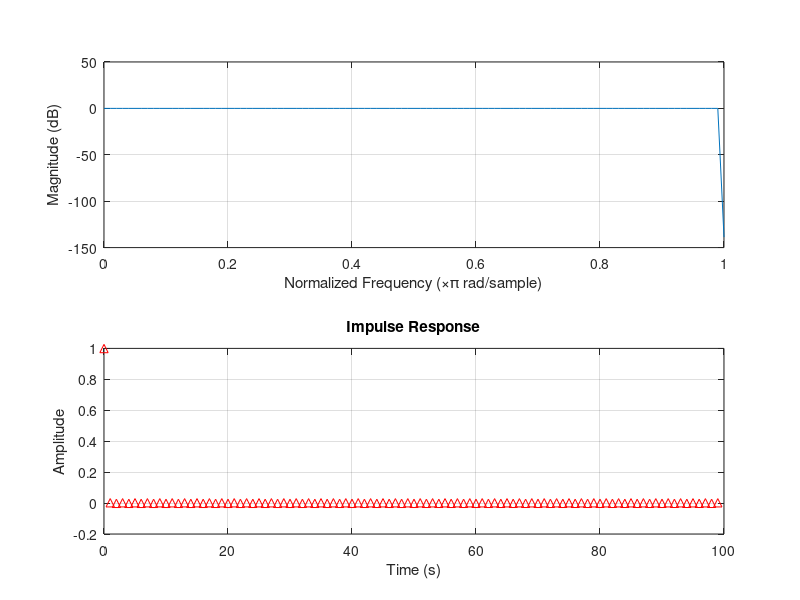

Reproduce this figure in MATLAB.
close all; clear; clc;
Fs = 100; % sample rate
Wp = 0.4; % passband edge frequency
Ws = 0.8; % stopband edge frequency
Wp2 = 2*Fs*tan(Wp/(2)); % passband edge frequency
Ws2 = 2*Fs*tan(Ws/(2)); % stopband edge frequency
Rp = 3; % passband ripple
Rs = 15; % stopband attenuation
[n, Wn] = buttord(Wp2, Ws2, Rp, Rs, 's');
[b, a] = butter(n, Wn, 'low', 's');

subplot(2, 1, 1);
[numz, denz] = bilinear(b, a, Fs);
H = tf(numz, denz);
freqz(numz, denz, Fs);
title('Bilinear Transform');
xlabel('Frequency (Hz)');
ylabel('Magnitude (dB)');
grid on;

subplot(2, 1, 2);
impz(numz, denz, Fs);
title('Impulse Response');
xlabel('Time (s)');
ylabel('Amplitude');
grid on;